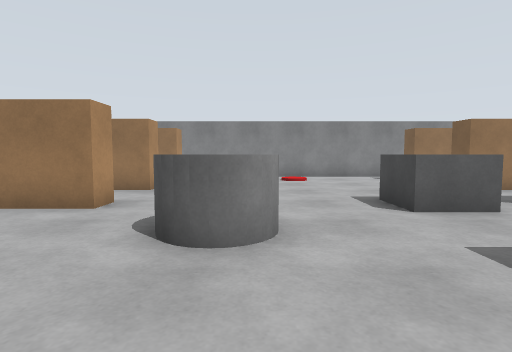
View 1 (above)

17 first-person views from a walk through a robot-simulator world made for Gazebo. The camera is 1 m above the floor, tilts 4° down and sees 80° across. The floor is counted in squares, 1 m on a side. Each view is taken from the middle of a square. On the plan, view 1 faces up. The plan holds only what a view shows up to about 12 squares ahead; the rest is blank.

View 2
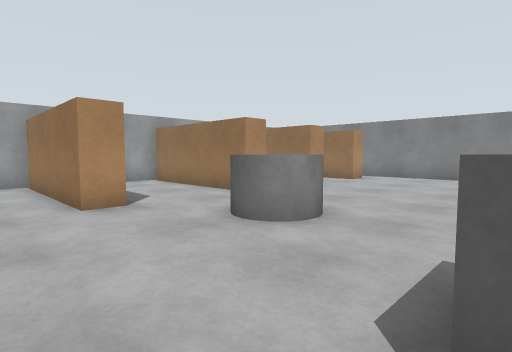

View 3
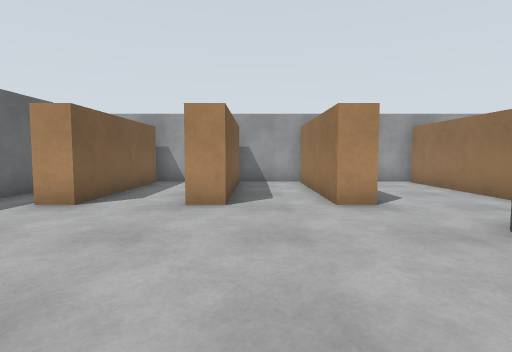

View 4
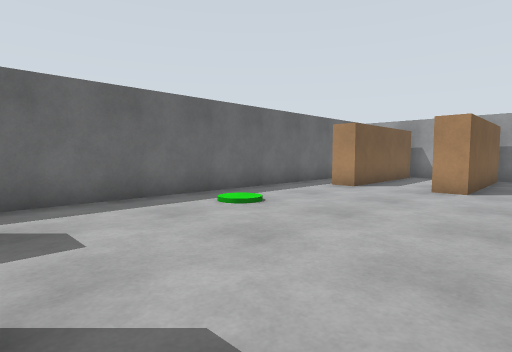

View 5
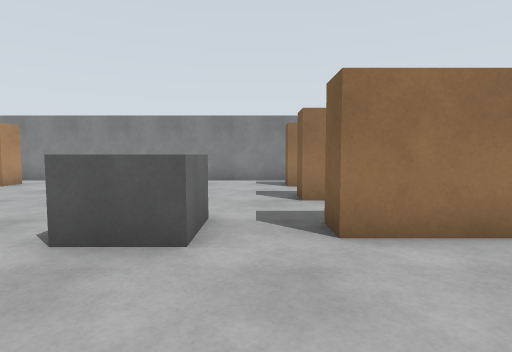

View 6
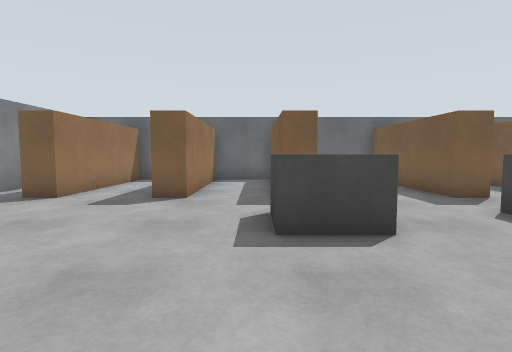

View 7
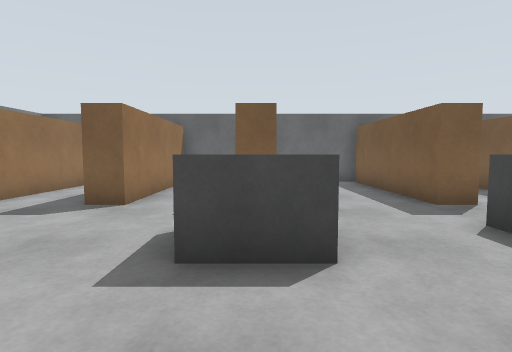

View 8
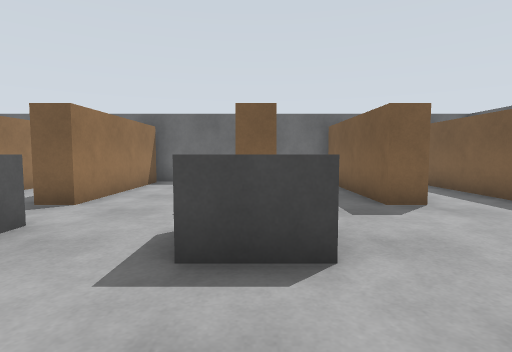

View 9
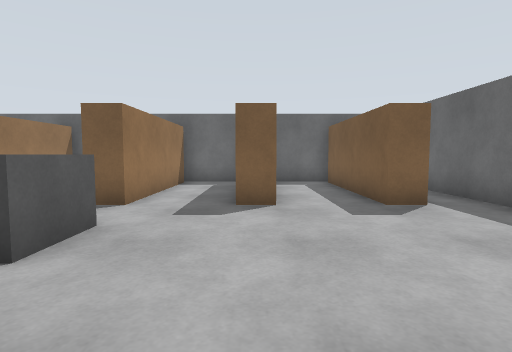

View 10
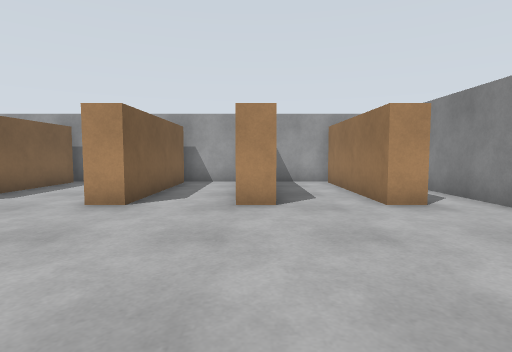

View 11
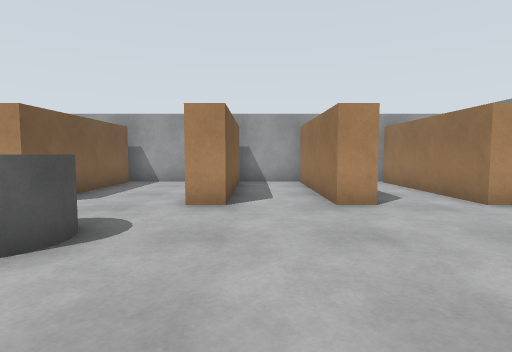

View 12
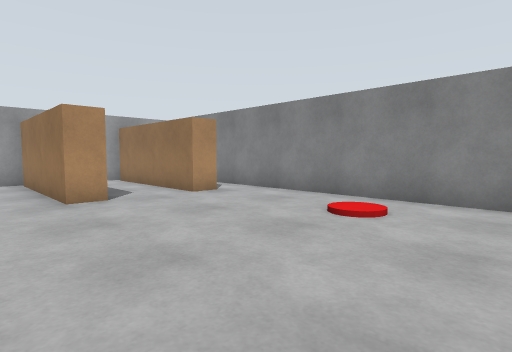

View 13
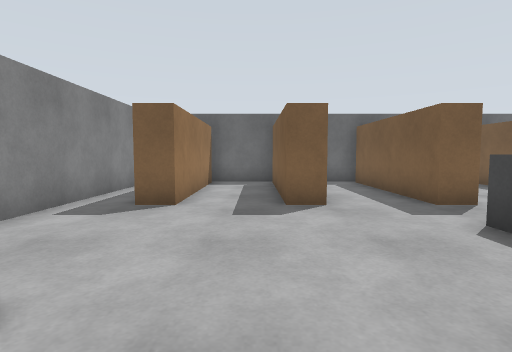

View 14
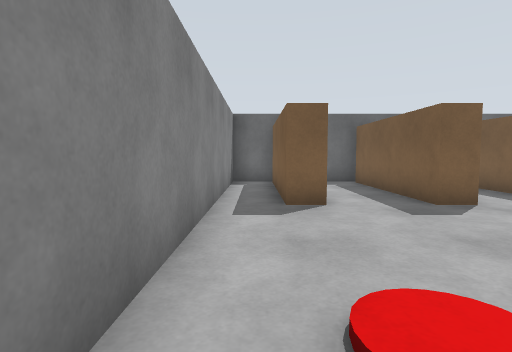

View 15
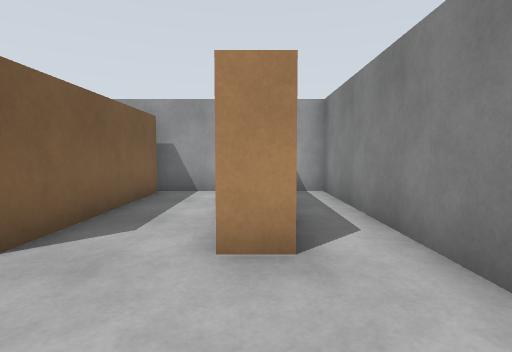

View 16
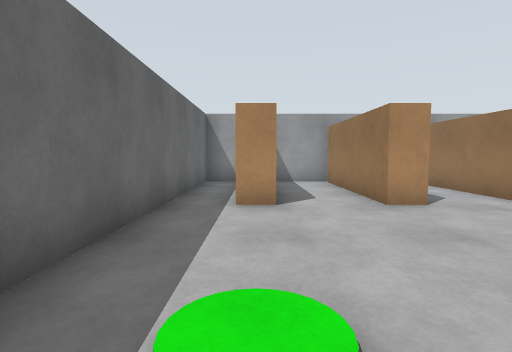

View 17
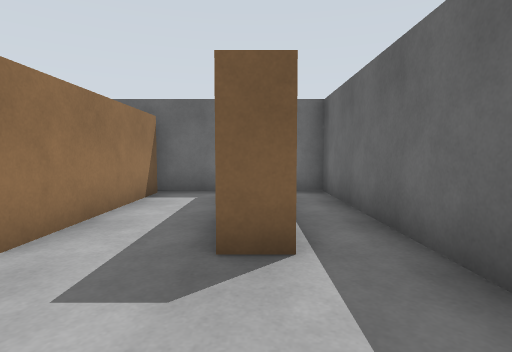

### Floor plan
Points are (right, up) in squares from view 1. A wall is a line through its corners. A room is listed if a view was taken in it or the views show most of it. See-through windows are left out.
Room 1 (views 1, 2, 3, 4, 5, 6, 7, 8, 9, 10, 11, 12, 13, 14, 15, 16, 17)
walls: (11, 5.6) (6, 5.6) (6, 6.4) (11, 6.4); (11, 1.6) (6, 1.6) (6, 2.4) (11, 2.4); (6, -4.5) (6, -3.6) (11, -3.6); (-3, 12.5) (-3, 11.6) (-8, 11.6); (11, 8.6) (6, 8.6) (6, 9.4) (11, 9.4); (-8, 2.4) (-3, 2.4) (-3, 1.6) (-8, 1.6); (-8, 6.4) (-3, 6.4) (-3, 5.6) (-8, 5.6); (11, -1.4) (6, -1.4) (6, -0.6) (11, -0.6); (-8, -0.6) (-3, -0.6) (-3, -1.4) (-8, -1.4); (-8, 9.4) (-3, 9.4) (-3, 8.6) (-8, 8.6); (11, 11.6) (6, 11.6) (6, 12.4) (10.8, 12.4); (-8, -3.6) (-3, -3.6) (-3, -4.5); (11.3, -5.8) (11.3, 13.9) (-8.3, 13.9) (-8.3, -5.8) (11.3, -5.8)
objects: grey cylinder (-1, 3) to (0, 5); grey box (3, 1) to (4, 2); grey box (3, 5) to (4, 6)

Positions as (right, up) in squares from view 1, and headings:
1: (0, 0), facing up
2: (3, 0), facing up-left
3: (3, 0), facing left
4: (6, 1), facing down-left
5: (5, 2), facing up
6: (-1, 7), facing right
7: (0, 6), facing right
8: (0, 2), facing right
9: (0, -1), facing right
10: (3, 9), facing left
11: (3, 7), facing left
12: (4, 7), facing up-left
13: (0, 10), facing right
14: (0, 13), facing right
15: (0, 12), facing left
16: (3, -4), facing left
17: (3, -4), facing right
